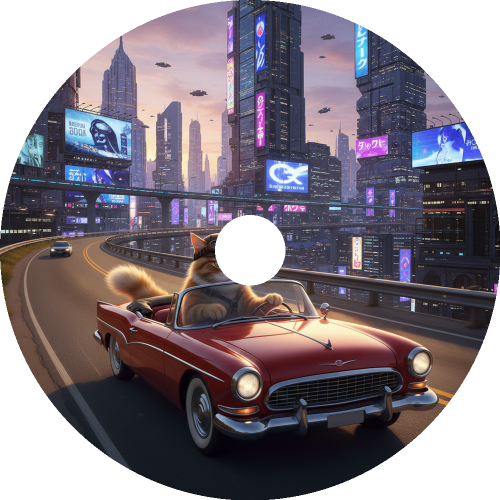
#> input picture images/album-image-vinyl.png, 1000 x 1000 px (shown at 1/2 size)
$ python create_vinyl_disk.py ../images/album-image-vinyl.png
#> lines starting #> are read from the running program, lines starting #| are printed output that depends on the picture; after the words box and inside, x2 and y2 are one past the last pixel; in counts of white or black regions, pixels touching at a corner belong together
"""
Script to convert any image into a vinyl disk shape with a center hole.
Creates a circular mask with a center hole and applies it to the input image.
Standard vinyl record proportions: outer diameter with ~14% center hole.
"""

from PIL import Image, ImageDraw
import argparse
import os


def create_vinyl_mask(size, hole_ratio=0.14):
    """
    Create a circular mask with a center hole (like a vinyl record).

    Args:
        size: Tuple of (width, height) for the mask
        hole_ratio: Ratio of the hole diameter to the outer diameter (default: 0.14 for vinyl)

    Returns:
        PIL Image object with the mask (grayscale)
    """
    mask = Image.new('L', size, 0)
    draw = ImageDraw.Draw(mask)

    # Calculate dimensions
    width, height = size
    min_dim = min(width, height)

    # Outer circle (full disk)
    outer_radius = min_dim // 2
    center_x, center_y = width // 2, height // 2

    # Draw outer circle (white)
    draw.ellipse(
        [center_x - outer_radius, center_y - outer_radius,
         center_x + outer_radius, center_y + outer_radius],
        fill=255
    )

    # Inner hole (black - transparent)
    inner_radius = int(outer_radius * hole_ratio)
    draw.ellipse(
        [center_x - inner_radius, center_y - inner_radius,
         center_x + inner_radius, center_y + inner_radius],
        fill=0
    )

    return mask


def image_to_vinyl_disk(input_path, output_path, disk_size=1000, hole_ratio=0.14, background_color=(0, 0, 0, 0)):
    """
    Convert an image to a vinyl disk shape with a center hole.

    Args:
        input_path: Path to input image
        output_path: Path to save output image
        disk_size: Size of the output disk in pixels (default: 1000)
        hole_ratio: Ratio of center hole to disk diameter (default: 0.14)
        background_color: RGBA tuple for background (default: transparent)

    Returns:
        PIL Image object of the vinyl disk
    """
#> called with input_path = '../images/album-image-vinyl.png', output_path = '../images/album-image-vinyl_vinyl.png', disk_size = 1000, hole_ratio = 0.14, background_color = (0, 0, 0, 0)
    # Load and prepare input image
    img = Image.open(input_path)
#> img is the input picture: PIL image 1000x1000 RGBA; mean R, G, B, A 72.5, 64, 72.6, 196.6

    # Convert to RGBA if not already
    if img.mode != 'RGBA':
        img = img.convert('RGBA')

    # Resize/crop to square
    width, height = img.size
#> width = 1000; height = 1000
    min_dim = min(width, height)
#> min_dim = 1000

    # Crop to center square
    left = (width - min_dim) // 2
#> left = 0
    top = (height - min_dim) // 2
#> top = 0
    right = left + min_dim
#> right = 1000
    bottom = top + min_dim
#> bottom = 1000
    img_square = img.crop((left, top, right, bottom))

    # Resize to target disk size
    img_resized = img_square.resize((disk_size, disk_size), Image.Resampling.LANCZOS)

    # Create the vinyl mask
    mask = create_vinyl_mask((disk_size, disk_size), hole_ratio)
#> in create_vinyl_mask, `mask = Image.new('L', size, 0)`: mask: PIL image 1000x1000 L; every value is 0
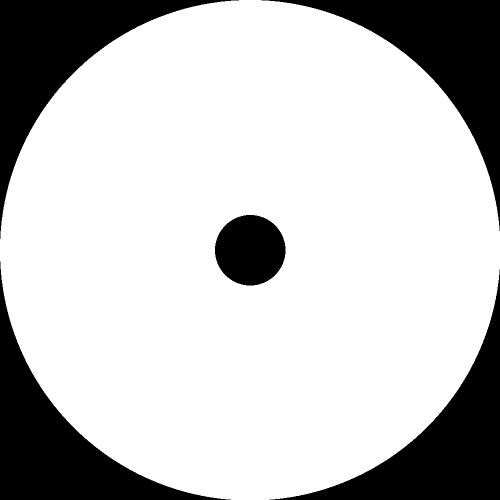
#> mask: PIL image 1000x1000 L (shown at 1/2 size); 77.1% white; 5 black regions, box (x1, y1, x2, y2) and area: (0, 0, 478, 478) 53795, (523, 0, 1000, 462) 53317, (0, 523, 462, 1000) 53317, (539, 539, 1000, 1000) 52840, (430, 430, 571, 571) 15597

    # Create output image with transparent background
    output = Image.new('RGBA', (disk_size, disk_size), background_color)
#> output: PIL image 1000x1000 RGBA; every value is 0

    # Apply mask to create vinyl disk effect
    output.paste(img_resized, (0, 0), mask)

    # Save the result
    output.save(output_path, 'PNG')
    print(f"Vinyl disk created: {output_path}")
    print(f"Size: {disk_size}x{disk_size}px")
    print(f"Center hole ratio: {hole_ratio:.1%}")

    return output


def main():
    parser = argparse.ArgumentParser(
        description='Convert an image to a vinyl disk shape with a center hole'
    )
    parser.add_argument(
        'input',
        help='Input image path'
    )
    parser.add_argument(
        '-o', '--output',
        help='Output image path (default: input_vinyl.png)',
        default=None
    )
    parser.add_argument(
        '-s', '--size',
        type=int,
        default=1000,
        help='Output disk size in pixels (default: 1000)'
    )
    parser.add_argument(
        '-r', '--hole-ratio',
        type=float,
        default=0.14,
        help='Center hole ratio (0.0-0.5, default: 0.14 for vinyl record)'
    )
    parser.add_argument(
        '--bg-color',
        nargs=4,
        type=int,
        metavar=('R', 'G', 'B', 'A'),
        default=[0, 0, 0, 0],
        help='Background color as RGBA (default: transparent)'
    )

    args = parser.parse_args()

    # Generate output filename if not provided
    if args.output is None:
        name, ext = os.path.splitext(args.input)
        args.output = f"{name}_vinyl.png"

    # Validate hole ratio
    if not 0 < args.hole_ratio < 0.5:
        print("Warning: hole-ratio should be between 0 and 0.5. Using default 0.14")
        args.hole_ratio = 0.14

    # Create vinyl disk
    try:
        image_to_vinyl_disk(
            args.input,
            args.output,
            disk_size=args.size,
            hole_ratio=args.hole_ratio,
            background_color=tuple(args.bg_color)
        )
    except FileNotFoundError:
        print(f"Error: Input file '{args.input}' not found")
    except Exception as e:
        print(f"Error: {e}")


if __name__ == '__main__':
    main()

$ run again, on images/palette.png
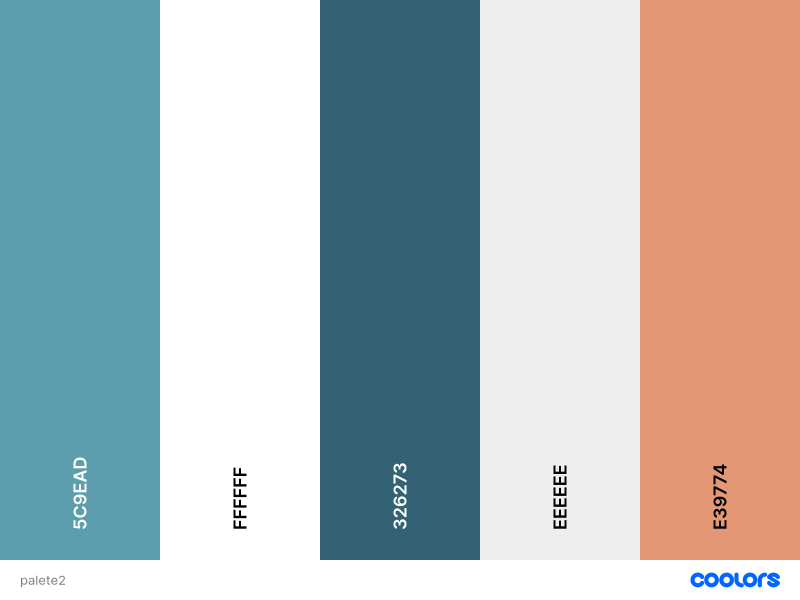
#> input picture images/palette.png, 1600 x 1200 px (shown at 1/2 size)
#> in image_to_vinyl_disk, img is the input picture: PIL image 1600x1200 RGBA; mean R, G, B, A 177.2, 184.4, 184.1, 255
#> in image_to_vinyl_disk, `img_square = img.crop((left, top, right, bottom))`:
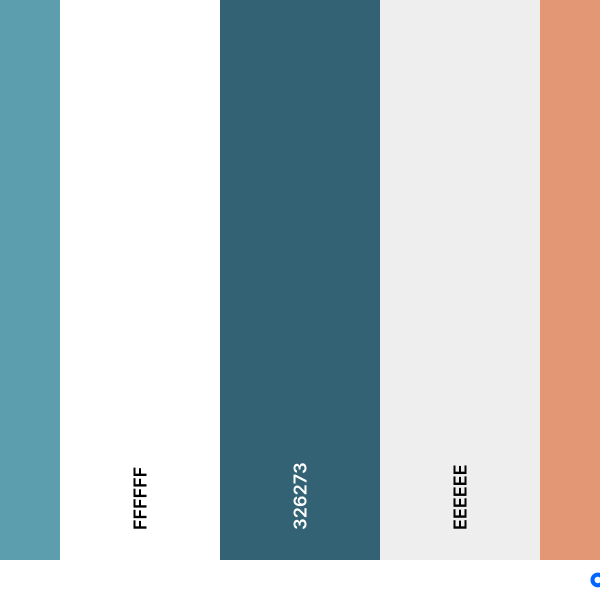
#> img_square: PIL image 1200x1200 RGBA (shown at 1/2 size); mean R, G, B, A 181.6, 192.6, 194.9, 255
#> in image_to_vinyl_disk, `output.paste(img_resized, (0, 0), mask)`:
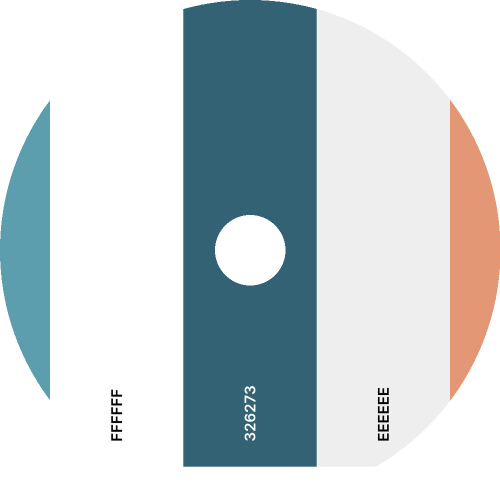
#> output: PIL image 1000x1000 RGBA (shown at 1/2 size); mean R, G, B, A 137.3, 147.9, 151, 196.6; transparent parts drawn white
